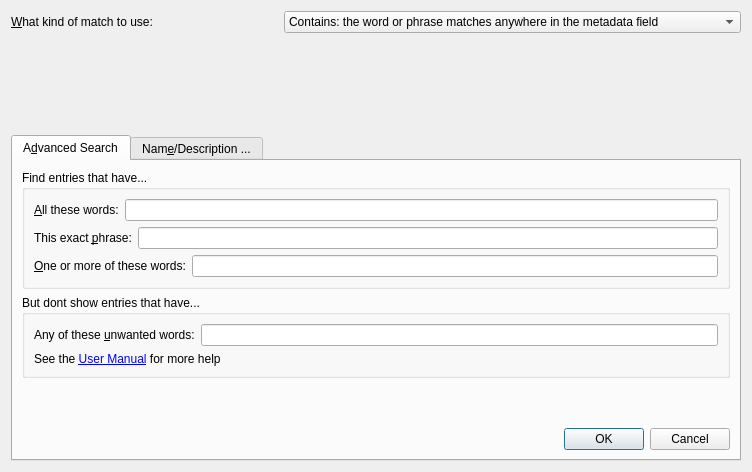
<?xml version="1.0" encoding="UTF-8"?>
<ui version="4.0">
 <class>Dialog</class>
 <widget class="QDialog" name="Dialog">
  <property name="geometry">
   <rect>
    <x>0</x>
    <y>0</y>
    <width>752</width>
    <height>472</height>
   </rect>
  </property>
  <property name="windowTitle">
   <string>Advanced Search</string>
  </property>
  <property name="windowIcon">
   <iconset>
    <normaloff>:/images/search.png</normaloff>:/images/search.png</iconset>
  </property>
  <layout class="QGridLayout" name="gridLayout_2">
   <item row="0" column="0">
    <widget class="QLabel" name="label_5">
     <property name="text">
      <string>&amp;What kind of match to use:</string>
     </property>
     <property name="buddy">
      <cstring>matchkind</cstring>
     </property>
    </widget>
   </item>
   <item row="0" column="1">
    <widget class="QComboBox" name="matchkind">
     <item>
      <property name="text">
       <string>Contains: the word or phrase matches anywhere in the metadata field</string>
      </property>
     </item>
     <item>
      <property name="text">
       <string>Equals: the word or phrase must match the entire metadata field</string>
      </property>
     </item>
     <item>
      <property name="text">
       <string>Regular expression: the expression must match anywhere in the metadata field</string>
      </property>
     </item>
    </widget>
   </item>
   <item row="2" column="0" colspan="2">
    <widget class="QTabWidget" name="tabWidget">
     <property name="currentIndex">
      <number>0</number>
     </property>
     <widget class="QWidget" name="tab">
      <attribute name="title">
       <string>A&amp;dvanced Search</string>
      </attribute>
      <layout class="QGridLayout" name="gridLayout_3">
       <item row="0" column="0">
        <widget class="QGroupBox" name="groupBox">
         <property name="title">
          <string>Find entries that have...</string>
         </property>
         <layout class="QVBoxLayout" name="verticalLayout">
          <item>
           <layout class="QHBoxLayout" name="horizontalLayout">
            <item>
             <widget class="QLabel" name="label">
              <property name="text">
               <string>&amp;All these words:</string>
              </property>
              <property name="buddy">
               <cstring>all</cstring>
              </property>
             </widget>
            </item>
            <item>
             <widget class="QLineEdit" name="all"/>
            </item>
           </layout>
          </item>
          <item>
           <layout class="QHBoxLayout" name="horizontalLayout_2">
            <item>
             <widget class="QLabel" name="label_2">
              <property name="text">
               <string>This exact &amp;phrase:</string>
              </property>
              <property name="buddy">
               <cstring>all</cstring>
              </property>
             </widget>
            </item>
            <item>
             <widget class="QLineEdit" name="phrase"/>
            </item>
           </layout>
          </item>
          <item>
           <layout class="QHBoxLayout" name="horizontalLayout_3">
            <item>
             <widget class="QLabel" name="label_3">
              <property name="text">
               <string>&amp;One or more of these words:</string>
              </property>
              <property name="buddy">
               <cstring>all</cstring>
              </property>
             </widget>
            </item>
            <item>
             <widget class="QLineEdit" name="any"/>
            </item>
           </layout>
          </item>
         </layout>
        </widget>
       </item>
       <item row="1" column="0">
        <widget class="QGroupBox" name="groupBox_2">
         <property name="title">
          <string>But dont show entries that have...</string>
         </property>
         <layout class="QVBoxLayout" name="verticalLayout_2">
          <item>
           <layout class="QHBoxLayout" name="horizontalLayout_4">
            <item>
             <widget class="QLabel" name="label_4">
              <property name="text">
               <string>Any of these &amp;unwanted words:</string>
              </property>
              <property name="buddy">
               <cstring>all</cstring>
              </property>
             </widget>
            </item>
            <item>
             <widget class="QLineEdit" name="none"/>
            </item>
           </layout>
          </item>
          <item>
           <widget class="QLabel" name="sh_label">
            <property name="maximumSize">
             <size>
              <width>16777215</width>
              <height>30</height>
             </size>
            </property>
            <property name="text">
             <string>See the &lt;a href=&quot;%s&quot;&gt;User Manual&lt;/a&gt; for more help</string>
            </property>
            <property name="openExternalLinks">
             <bool>true</bool>
            </property>
           </widget>
          </item>
         </layout>
        </widget>
       </item>
       <item row="2" column="0">
        <spacer name="verticalSpacer_2">
         <property name="orientation">
          <enum>Qt::Vertical</enum>
         </property>
         <property name="sizeHint" stdset="0">
          <size>
           <width>20</width>
           <height>40</height>
          </size>
         </property>
        </spacer>
       </item>
       <item row="3" column="0">
        <widget class="QDialogButtonBox" name="buttonBox">
         <property name="orientation">
          <enum>Qt::Horizontal</enum>
         </property>
         <property name="standardButtons">
          <set>QDialogButtonBox::Cancel|QDialogButtonBox::Ok</set>
         </property>
        </widget>
       </item>
      </layout>
     </widget>
     <widget class="QWidget" name="tab_2">
      <attribute name="title">
       <string>Nam&amp;e/Description ...</string>
      </attribute>
      <layout class="QGridLayout" name="gridLayout">
       <item row="1" column="0">
        <widget class="QLabel" name="label_7">
         <property name="text">
          <string>&amp;Name:</string>
         </property>
         <property name="buddy">
          <cstring>name_box</cstring>
         </property>
        </widget>
       </item>
       <item row="1" column="1">
        <widget class="EnLineEdit" name="name_box">
         <property name="toolTip">
          <string>Enter the title.</string>
         </property>
        </widget>
       </item>
       <item row="2" column="0">
        <widget class="QLabel" name="label_8">
         <property name="text">
          <string>&amp;Description:</string>
         </property>
         <property name="buddy">
          <cstring>description_box</cstring>
         </property>
        </widget>
       </item>
       <item row="3" column="0">
        <widget class="QLabel" name="price_label">
         <property name="text">
          <string>&amp;Headquarters:</string>
         </property>
         <property name="buddy">
          <cstring>headquarters_box</cstring>
         </property>
        </widget>
       </item>
       <item row="9" column="0" colspan="2">
        <layout class="QHBoxLayout" name="horizontalLayout_6">
         <item>
          <widget class="QPushButton" name="clear_button">
           <property name="text">
            <string>&amp;Clear</string>
           </property>
          </widget>
         </item>
         <item>
          <widget class="QDialogButtonBox" name="tab_2_button_box">
           <property name="standardButtons">
            <set>QDialogButtonBox::Cancel|QDialogButtonBox::Ok</set>
           </property>
          </widget>
         </item>
        </layout>
       </item>
       <item row="8" column="1">
        <spacer name="verticalSpacer">
         <property name="orientation">
          <enum>Qt::Vertical</enum>
         </property>
         <property name="sizeHint" stdset="0">
          <size>
           <width>20</width>
           <height>40</height>
          </size>
         </property>
        </spacer>
       </item>
       <item row="0" column="0" colspan="2">
        <widget class="QLabel" name="label_11">
         <property name="text">
          <string>Search only in specific fields:</string>
         </property>
        </widget>
       </item>
       <item row="2" column="1">
        <widget class="EnLineEdit" name="description_box"/>
       </item>
       <item row="4" column="1">
        <widget class="QLineEdit" name="format_box"/>
       </item>
       <item row="4" column="0">
        <widget class="QLabel" name="label_10">
         <property name="text">
          <string>&amp;Format:</string>
         </property>
         <property name="buddy">
          <cstring>format_box</cstring>
         </property>
        </widget>
       </item>
       <item row="3" column="1">
        <widget class="EnLineEdit" name="headquarters_box"/>
       </item>
       <item row="5" column="0">
        <widget class="QLabel" name="label_9">
         <property name="text">
          <string>Enabled:</string>
         </property>
        </widget>
       </item>
       <item row="6" column="0">
        <widget class="QLabel" name="label_12">
         <property name="text">
          <string>DRM:</string>
         </property>
        </widget>
       </item>
       <item row="5" column="1">
        <widget class="QComboBox" name="enabled_combo">
         <item>
          <property name="text">
           <string/>
          </property>
         </item>
         <item>
          <property name="text">
           <string>true</string>
          </property>
         </item>
         <item>
          <property name="text">
           <string>false</string>
          </property>
         </item>
        </widget>
       </item>
       <item row="6" column="1">
        <widget class="QComboBox" name="drm_combo">
         <item>
          <property name="text">
           <string/>
          </property>
         </item>
         <item>
          <property name="text">
           <string>true</string>
          </property>
         </item>
         <item>
          <property name="text">
           <string>false</string>
          </property>
         </item>
        </widget>
       </item>
       <item row="7" column="0">
        <widget class="QLabel" name="label_13">
         <property name="text">
          <string>Affiliate:</string>
         </property>
        </widget>
       </item>
       <item row="7" column="1">
        <widget class="QComboBox" name="affiliate_combo">
         <item>
          <property name="text">
           <string/>
          </property>
         </item>
         <item>
          <property name="text">
           <string>true</string>
          </property>
         </item>
         <item>
          <property name="text">
           <string>false</string>
          </property>
         </item>
        </widget>
       </item>
      </layout>
     </widget>
    </widget>
   </item>
   <item row="1" column="1">
    <spacer name="verticalSpacer_3">
     <property name="orientation">
      <enum>Qt::Vertical</enum>
     </property>
     <property name="sizeHint" stdset="0">
      <size>
       <width>20</width>
       <height>40</height>
      </size>
     </property>
    </spacer>
   </item>
  </layout>
 </widget>
 <customwidgets>
  <customwidget>
   <class>EnLineEdit</class>
   <extends>QLineEdit</extends>
   <header>calibre/gui2/widgets.h</header>
  </customwidget>
 </customwidgets>
 <tabstops>
  <tabstop>all</tabstop>
  <tabstop>phrase</tabstop>
  <tabstop>any</tabstop>
  <tabstop>none</tabstop>
  <tabstop>buttonBox</tabstop>
  <tabstop>name_box</tabstop>
  <tabstop>description_box</tabstop>
  <tabstop>headquarters_box</tabstop>
  <tabstop>format_box</tabstop>
  <tabstop>clear_button</tabstop>
  <tabstop>tab_2_button_box</tabstop>
  <tabstop>tabWidget</tabstop>
  <tabstop>matchkind</tabstop>
 </tabstops>
 <resources>
  <include location="../../../../resources/images.qrc"/>
 </resources>
 <connections>
  <connection>
   <sender>buttonBox</sender>
   <signal>accepted()</signal>
   <receiver>Dialog</receiver>
   <slot>accept()</slot>
   <hints>
    <hint type="sourcelabel">
     <x>248</x>
     <y>254</y>
    </hint>
    <hint type="destinationlabel">
     <x>157</x>
     <y>274</y>
    </hint>
   </hints>
  </connection>
  <connection>
   <sender>buttonBox</sender>
   <signal>rejected()</signal>
   <receiver>Dialog</receiver>
   <slot>reject()</slot>
   <hints>
    <hint type="sourcelabel">
     <x>316</x>
     <y>260</y>
    </hint>
    <hint type="destinationlabel">
     <x>286</x>
     <y>274</y>
    </hint>
   </hints>
  </connection>
 </connections>
</ui>
